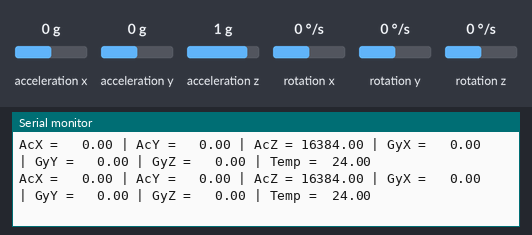
Simulated run of this sketch. Board: ESP32. Shown: the last lines printed to the serial monitor. Wiring (inferred from the names in the program): MPU-6050 motion sensor at I2C address 0x68. The inputs (shaded band) are chosen by the test bench; at power-on: acceleration x 0 g, acceleration y 0 g, acceleration z 1 g, rotation x 0 °/s, rotation y 0 °/s, rotation z 0 °/s.

Above: at 1.2 s.
1.3 s: acceleration x set to -1.4 g
At 1.48 s:
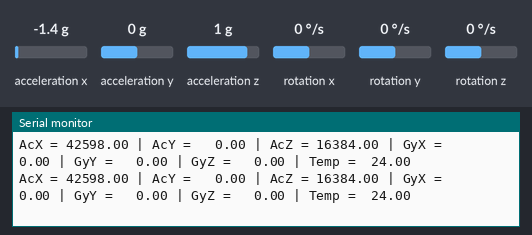
3.2 s: acceleration y set to -1.4 g
At 3.27 s:
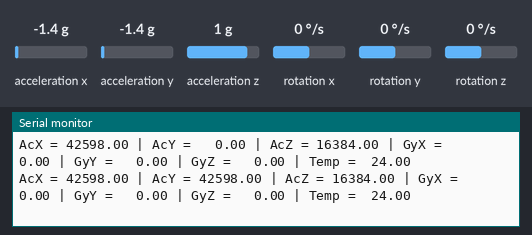
5.1 s: acceleration z set to 0 g
At 5.17 s:
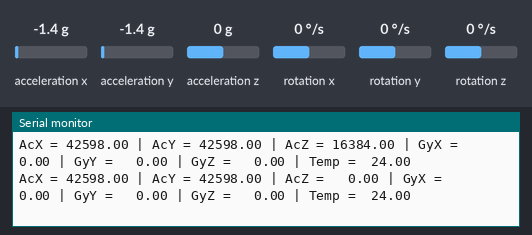
7.0 s: rotation x set to -192 °/s
At 7.07 s:
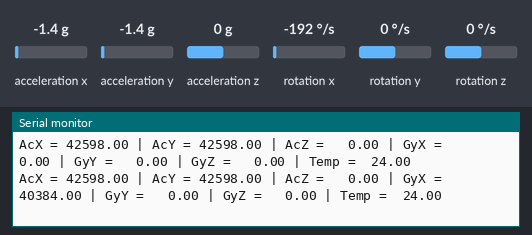
8.9 s: rotation y set to -192 °/s
At 8.97 s:
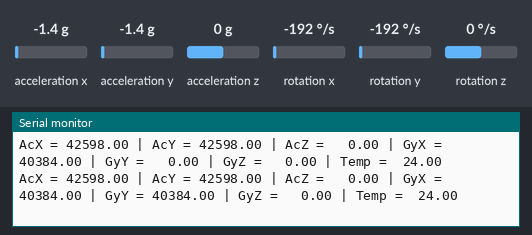
10.8 s: rotation z set to -192 °/s
At 10.88 s:
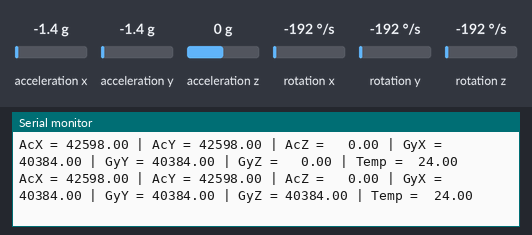

The sketch:

ex24.ino
```cpp
#include <Arduino.h>
#include <Wire.h>
#include <math.h>

// gy521  example

const int MPU6050_addr = 0x68;
float AcX, AcY, AcZ, GyX, GyY, GyZ;
float Roll, Pitch;

float gyroScaleFactor = 131; // MPU6050의 경우, 131로 나누면 도/초 단위로 변환됩니다.

void setup()
{
    Wire.begin();
    Wire.beginTransmission(MPU6050_addr);
    Wire.write(0x6B);
    Wire.write(0);
    Wire.endTransmission(true);
    Serial.begin(115200);
}

void loop()
{
    Wire.beginTransmission(MPU6050_addr);
    Wire.write(0x3B); // Starting with register 0x3B (ACCEL_XOUT_H)
    Wire.endTransmission(false);
    Wire.requestFrom((uint8_t)MPU6050_addr, (size_t)14, true); // request a total of 14 registers

    //   Wire.requestFrom((uint8_t)MPU6050_addr, (size_t)6, (bool)true);

    AcX = Wire.read() << 8 | Wire.read(); // 0x3B (ACCEL_XOUT_H) & 0x3C (ACCEL_XOUT_L)
    AcY = Wire.read() << 8 | Wire.read(); // 0x3D (ACCEL_YOUT_H) & 0x3E (ACCEL_YOUT_L)
    AcZ = Wire.read() << 8 | Wire.read(); // 0x3F (ACCEL_ZOUT_H) & 0x40 (ACCEL_ZOUT_L)

    // 온도 값을 읽어옵니다.
    int16_t Temp = Wire.read() << 8 | Wire.read(); // 0x41 (TEMP_OUT_H) & 0x42 (TEMP_OUT_L)

    GyX = Wire.read() << 8 | Wire.read(); // 0x43 (GYRO_XOUT_H) & 0x44 (GYRO_XOUT_L)
    GyY = Wire.read() << 8 | Wire.read(); // 0x45 (GYRO_YOUT_H) & 0x46 (GYRO_YOUT_L)
    GyZ = Wire.read() << 8 | Wire.read(); // 0x47 (GYRO_ZOUT_H) & 0x48 (GYRO_ZOUT_L)

    Roll = atan2(AcY, sqrt(AcX * AcX + AcZ * AcZ)) * 180 / M_PI;
    Pitch = atan2(AcX, sqrt(AcY * AcY + AcZ * AcZ)) * 180 / M_PI;

    // 자이로스코프 값을 도/초 단위로 변환
    float gyroRateX = GyX / gyroScaleFactor;
    float gyroRateY = GyY / gyroScaleFactor;
    float gyroRateZ = GyZ / gyroScaleFactor;

    Serial.printf("AcX = %6.2f | AcY = %6.2f | AcZ = %6.2f | GyX = %6.2f | GyY = %6.2f | GyZ = %6.2f | Temp = %6.2f \n",
                  AcX, AcY, AcZ, GyX, GyY, GyZ, Temp / 340.00 + 36.53);

    // Serial.printf("pitch = %f, roll = %f, gyroRateX = %f, gyroRateY = %f, gyroRateZ = %f, temperature = %f \n",
    //               Pitch, Roll, gyroRateX, gyroRateY, gyroRateZ,
    //               Temp / 340.00 + 36.53);

    //   Serial.print("Roll: "); Serial.print(Roll);
    //   Serial.print(" | Pitch: "); Serial.print(Pitch);
    //   Serial.print(" | Gyro - X: "); Serial.print(GyX);
    //   Serial.print(" | Y: "); Serial.print(GyY);
    //   Serial.print(" | Z: "); Serial.print(GyZ);
    // Serial.print(" | temperature: ");
    // Serial.println(Temp / 340.00 + 36.53);

    delay(100);
}
```

Measured:
- after the input at 1.3 s, the serial monitor: prints a new line after 0.07 s (image 1)
- after the input at 3.2 s, the serial monitor: prints a new line after 0.07 s (image 2)
- after the input at 5.1 s, the serial monitor: prints a new line after 0.07 s (image 3)
- after the input at 7.0 s, the serial monitor: prints a new line after 0.07 s (image 4)
- after the input at 8.9 s, the serial monitor: prints a new line after 0.07 s (image 5)
- after the input at 10.8 s, the serial monitor: prints a new line after 0.07 s (image 6)
